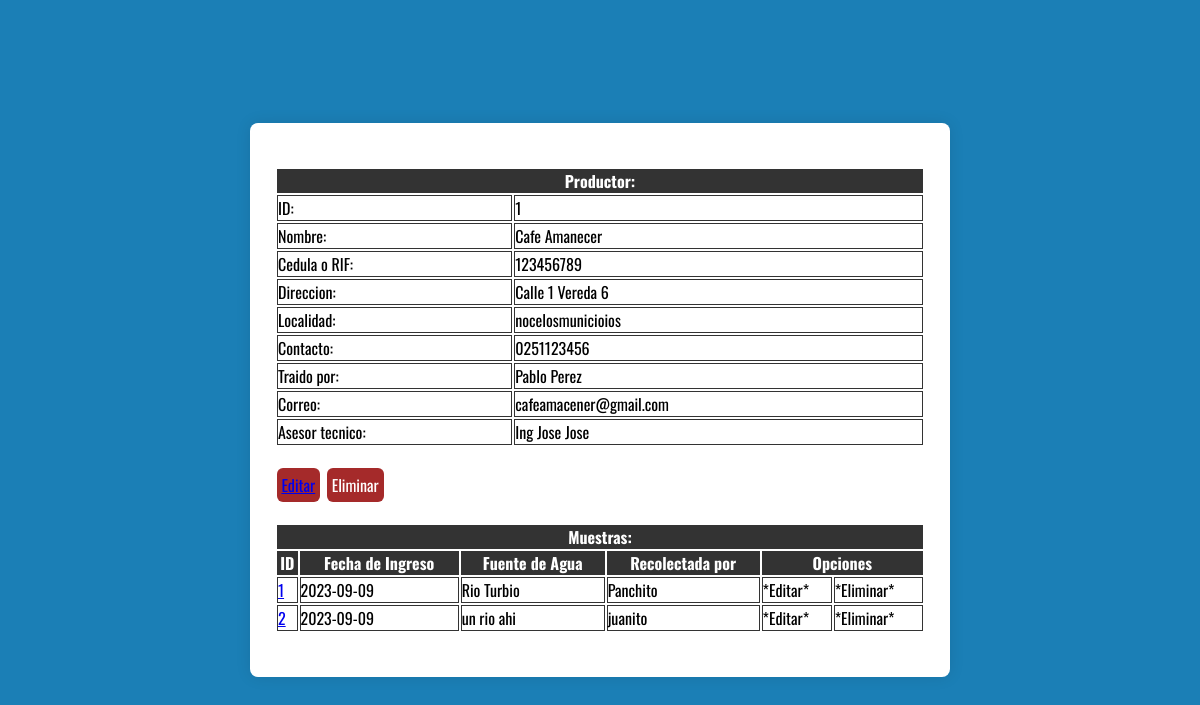
The app's page /Vistas/BuscarProdcutor/buscarProdcutorYMuestrasV2.php?buscar=1 with its own data.
### tables this page shows
CREATE TABLE `productor` (
  `ID_Productor` int(11) NOT NULL,
  `Nombre` varchar(30) NOT NULL,
  `Cedula_RIF` varchar(15) NOT NULL,
  `Direccion` text NOT NULL,
  `Localidad` varchar(30) NOT NULL,
  `Municipio` varchar(30) NOT NULL,
  `Contacto` varchar(20) NOT NULL,
  `Traido_Por` varchar(30) NOT NULL,
  `Correo` varchar(30) NOT NULL,
  `Asesor_Tecnico` varchar(30) NOT NULL
);

CREATE TABLE `muestra_agua` (
  `ID_Muestra` int(11) NOT NULL,
  `ID_Productor` int(11) NOT NULL,
  `Fecha_Ingreso` date NOT NULL,
  `Fuente_Agua` varchar(25) NOT NULL,
  `Recibido_Por` varchar(30) NOT NULL,
  `Recolectada_Por` varchar(30) NOT NULL,
  `Cultivo_A_Regar` varchar(30) NOT NULL,
  `Problemas_De_Sales` varchar(10) NOT NULL,
  `Tratamiento_pH` varchar(35) NOT NULL,
  `Sistema_Riego` varchar(35) NOT NULL,
  `Cantidad_Usada` decimal(11,4) NOT NULL,
  `pH_Metro` float NOT NULL,
  `Conductimetro` decimal(11,4) NOT NULL,
  `Ubicacion` text NOT NULL,
  `Observaciones_Generales` text NOT NULL
);

### clases/Productor.php (called while the page is built, shortened)
<?php
    class Prodcutor{
        public function buscarProductor($id){
            $peticion = conexion();
            $peticion = $peticion->prepare("SELECT * FROM `productor` WHERE `ID_Productor` = '$id';");
            $peticion->execute();
            $array = $peticion->fetch();
            return $array;
        }
    }
?>

### Vistas/php/func.php (called while the page is built, shortened)
<?php
    function conexion(){
        $pdo = new PDO('mysql:host=localhost;dbname=simfiq','root','');
		$pdo->setAttribute(PDO::ATTR_ERRMODE, PDO::ERRMODE_EXCEPTION);
        return $pdo;
    }
	function listaMuestras($id){
		$peticion = conexion();
		$peticion = $peticion->prepare("SELECT * FROM `muestra_agua` WHERE `ID_Productor` = '$id';");
		$peticion->execute();
		$array = $peticion->fetchAll();
		return $array;
	}
?>

### Vistas/BuscarProdcutor/buscarProdcutorYMuestrasV2.php (the view, shortened to what this page needs)
<!DOCTYPE html>
<html lang="en">
<head>
    <link rel="stylesheet" type="text/css" href="https://cdnjs.cloudflare.com/ajax/libs/font-awesome/6.4.0/css/all.min.css"
 />
    <link rel="stylesheet" href="./styles/styles.css">
</head>
    <body>
    <section class="container">
        <?php
            include_once "../php/func.php";
            include "../../clases/Productor.php";
            $productor = new Prodcutor;
            if(isset($_GET['buscar']) && is_numeric($_GET['buscar'])) {
                $productor = $productor->buscarProductor($_GET['buscar']);
                if (!$productor)
                    echo "No se ha encontrado al Productor :(";
                else{
                    echo '
                        <table id="resultado">
                            <tbody>
                                <tr>
                                    <th colspan="3">Productor:</th>
                                </tr>
                                <tr>
                                    <td>ID:</td>
                                    <td id="idProductor" colspan="2">'.$productor['ID_Productor'].'</td>
                                </tr>
                                <tr>
                                    <td>Nombre:</td>
                                    <td id="nombre" colspan="2">'.$productor['Nombre'].'</td>
                                </tr>
                                <tr>
                                    <td>Cedula o RIF:</td>
                                    <td id="cedulaRIF" colspan="2">'.$productor['Cedula_RIF'].'</td>
                                </tr>
                                <tr>
                                    <td>Direccion:</td>
                                    <td id="direcion" colspan="2">'.$productor['Direccion'].'</td>
                                </tr>
                                <tr>
                                    <td>Localidad:</td>
                                    <td id="localidad" colspan="2">'.$productor['Municipio'].'</td>
                                </tr>
                                <tr>
                                    <td>Contacto:</td>
                                    <td id="contacto" colspan="2">'.$productor['Contacto'].'</td>
                                </tr>
                                <tr>
                                    <td>Traido por:</td>
                                    <td id="traidoPor" colspan="2">'.$productor['Traido_Por'].'</td>
                                </tr>
                                <tr>
                                    <td>Correo:</td>
                                    <td id="correo" colspan="2">'.$productor['Correo'].'</td>
                                </tr>
                                <tr>
                                    <td>Asesor tecnico:</td>
                                    <td id="asesorTecnico" colspan="2">'.$productor['Asesor_Tecnico'].'</td>
                                </tr>
                            </tbody>
                        </table>
                        <form action="../listaProductores/listaProductores.php?idElim='.$productor['ID_Productor'].'" method="POST">
                            <button type="button" class="boton"><a href="../registrarProductor/registroProductorV2.php?id='.$productor['ID_Productor'].'">Editar</a></button>
                            <input type="submit" name="eliminar" value="Eliminar" class="boton">
                        </form>
                    ';
                    $muestras = listaMuestras($productor['ID_Productor']);
                    if(!$muestras)
                        echo "No se han encontrado muestras";
                    else{
                        echo '
                            <table id="resultado">
                                <tbody>
                                    <tr>
                                        <th colspan="6">Muestras:</th>
                                    </tr>
                                    <tr>
                                        <th>ID</th>
                                        <th>Fecha de Ingreso</th>
                                        <th>Fuente de Agua</th>
                                        <th>Recolectada por</th>
                                        <th colspan="2">Opciones</th>
                                    </tr>
                        ';
                        foreach($muestras as $row){
                            echo '
                                <tr>
                                    <td><a href="../VerMuestras/verMuestras.php?buscar='.$row['ID_Muestra'].'">'.$row['ID_Muestra'].'</a></td>
                                    <td>'.$row['Fecha_Ingreso'].'</td>
                                    <td>'.$row['Fuente_Agua'].'</td>
                                    <td>'.$row['Recolectada_Por'].'</td>
                                    <td>*Editar*</td>
                                    <td>*Eliminar*</td>
                                </tr>
                            ';
                        }
                    }
                }
            }
        ?>
        </section>
    </body>
</html>

### Vistas/BuscarProdcutor/styles/styles.css (style rules this page uses)
* { margin: 0; padding: 0; box-sizing: border-box; font-family: 'Oswald', sans-serif; }
body { min-height: 100vh; display: flex; align-items: center; justify-content: center; padding:20px; background-color: rgb(27, 127, 182); background-image: url(https://images.unsplash.com/photo-1433185000771-ec45c869c61b?ixlib=rb-4.0.3&ixid=M3wxMjA3fDB8MHxwaG90by1wYWdlfHx8fGVufDB8fHx8fA%3D%3D&auto=format&fit=crop&w=1074&q=80); background-size: cover; background-position: center; }
.container { position: relative; max-width: 700px; width: 100%; background: #fff; padding: 25px; border-radius: 8px; box-shadow: 0 0 15px rgba(0,0, 0, 0.1); }
#resultado { width: 100%; margin: 3% 0%; }
td { border: 1px solid #333; vertical-align: top; }
th { background-color: #333; color: #fff; }
.boton { border: none; font-size: 1rem; padding: 0.3rem; margin: 0.1rem; color: #fff; background-color: rgb(165, 42, 42); border-radius: 6px; transition: 0.6s; cursor: pointer; }

### records on screen
productor: ID_Productor "1", Nombre "Cafe Amanecer", Cedula_RIF "123456789", Direccion "Calle 1 Vereda 6", Municipio "nocelosmunicioios", Contacto "0251123456", Traido_Por "Pablo Perez", Correo "cafeamacener@gmail.com", Asesor_Tecnico "Ing Jose Jose"
muestra_agua: ID_Muestra "1", Fecha_Ingreso "2023-09-09", Fuente_Agua "Rio Turbio", Recolectada_Por "Panchito"
muestra_agua: ID_Muestra "2", Fecha_Ingreso "2023-09-09", Fuente_Agua "un rio ahi", Recolectada_Por "juanito"
